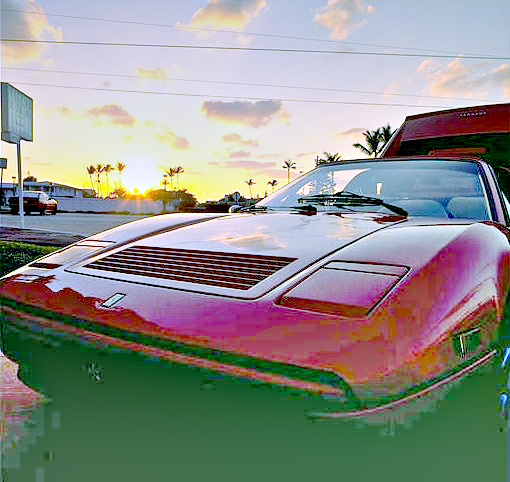
#> input picture Retinex/imgs/auto-retinex.png, 510 x 482 px, given as the content of the folder data, which was not available
$ python run.py
#> lines starting #> are read from the running program, lines starting #| are printed output that depends on the picture; pictures that were not available may be replaced by others from this repository, and a replacement may not be noted
#> (reads Retinex/config.json from the repository)
#> further down, img is the input picture: shape (482, 510, 3); mean B, G, R 138.1, 143.1, 141.2
### Retinex/retinex.py
import numpy as np
import cv2
from numba import jit


#@jit(nopython=True, parallel=True)
def singleScaleRetinex(img, sigma):
    retinex = np.log10(img) - np.log10(cv2.GaussianBlur(img, (0, 0), sigma))
    return retinex


# @jit(nopython=True, parallel=True)
def multiScaleRetinex(img, sigma_list):

    retinex = np.zeros_like(img)
    for sigma in sigma_list:
        retinex += singleScaleRetinex(img, sigma)

    retinex = retinex / len(sigma_list)
    return retinex


def colorRestoration(img, alpha, beta):
#> called with alpha = 125, beta = 46
    img_sum = np.sum(img, axis=2, keepdims=True)
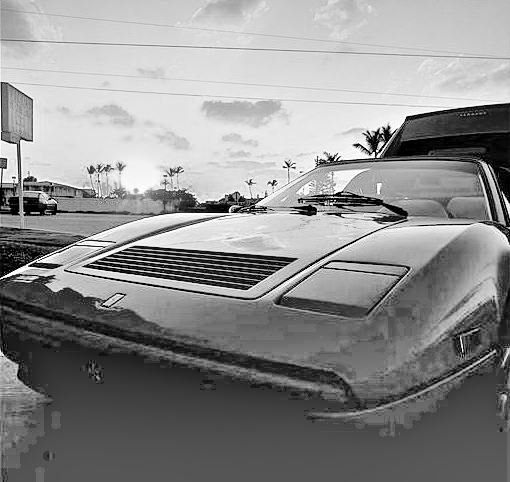
#> img_sum: shape (482, 510, 1) float64; min 3, max 768, mean 425.4; drawn with min black and max white
    color_restoration = beta * (np.log10(alpha * img) - np.log10(img_sum))
    return color_restoration


#@jit(nopython=True)
def simplestColorBalance(img, low_clip, high_clip):

    total = img.shape[0] * img.shape[1]
    for i in range(img.shape[2]):
        unique, counts = np.unique(img[:, :, i], return_counts=True)
        current = 0
        for u, c in zip(unique, counts):
            if float(current) / total < low_clip:
                low_val = u
            if float(current) / total < high_clip:
                high_val = u
            current += c

        img[:, :, i] = np.maximum(np.minimum(img[:, :, i], high_val), low_val)
    return img


def MSRCR(img, sigma_list, G, b, alpha, beta, low_clip, high_clip):

    img = np.float64(img) + 1.0

    img_retinex = multiScaleRetinex(img, sigma_list)
    img_color = colorRestoration(img, alpha, beta)
    img_msrcr = G * (img_retinex * img_color + b)

    for i in range(img_msrcr.shape[2]):
        img_msrcr[:, :, i] = (img_msrcr[:, :, i] - np.min(img_msrcr[:, :, i])) / \
                             (np.max(img_msrcr[:, :, i]) - np.min(img_msrcr[:, :, i])) * \
                             255
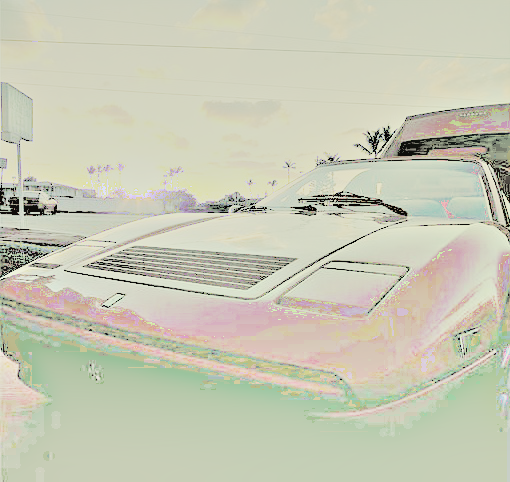
#> img_msrcr: shape (482, 510, 3) float64; mean of channels 0, 1, 2 182.1, 202, 200.8; drawn as B, G, R

    img_msrcr = np.uint8(np.minimum(np.maximum(img_msrcr, 0), 255))
    img_msrcr = simplestColorBalance(img_msrcr, low_clip, high_clip)
    return img_msrcr


def automatedMSRCR(img, sigma_list):

    img = np.float64(img) + 1.0
    img_retinex = multiScaleRetinex(img, sigma_list)

    for i in range(img_retinex.shape[2]):
        unique, count = np.unique(np.int32(img_retinex[:, :, i] * 100), return_counts=True)
        for u, c in zip(unique, count):
            if u == 0:
                zero_count = c
                break

        low_val = unique[0] / 100.0
        high_val = unique[-1] / 100.0
        for u, c in zip(unique, count):
            if u < 0 and c < zero_count * 0.1:
                low_val = u / 100.0
            if u > 0 and c < zero_count * 0.1:
                high_val = u / 100.0
                break

        img_retinex[:, :, i] = np.maximum(np.minimum(img_retinex[:, :, i], high_val), low_val)

        img_retinex[:, :, i] = (img_retinex[:, :, i] - np.min(img_retinex[:, :, i])) / \
                               (np.max(img_retinex[:, :, i]) - np.min(img_retinex[:, :, i])) \
                               * 255
#> this loop made 3 passes
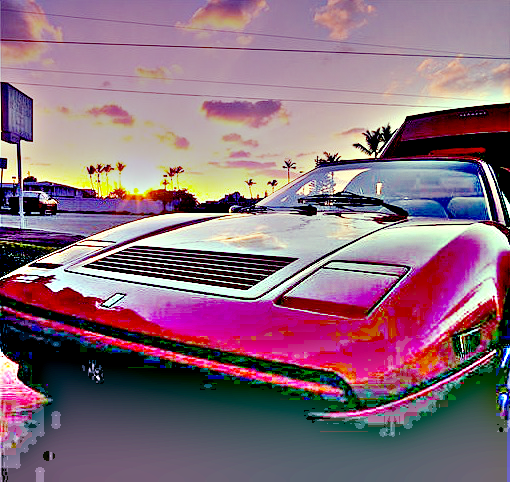
#> img_retinex: shape (482, 510, 3) float64; mean of channels 0, 1, 2 123.8, 108.2, 137.8; drawn as B, G, R

    img_retinex = np.uint8(img_retinex)
    return img_retinex


#@jit(parallel=True)
def MSRCP(img, sigma_list, low_clip, high_clip):

#> called with low_clip = 0.01, high_clip = 0.99
    img = np.float64(img) + 1.0

    intensity = np.sum(img, axis=2) / img.shape[2]

    retinex = multiScaleRetinex(intensity, sigma_list)
#> the loop in multiScaleRetinex (call 3), `for sigma in sigma_list:` made 3 passes
#> pass 1, in singleScaleRetinex (call 7), `retinex = np.log10(img) - np.log10(cv2.GaussianBlur(img, (0, 0), sigma))`:
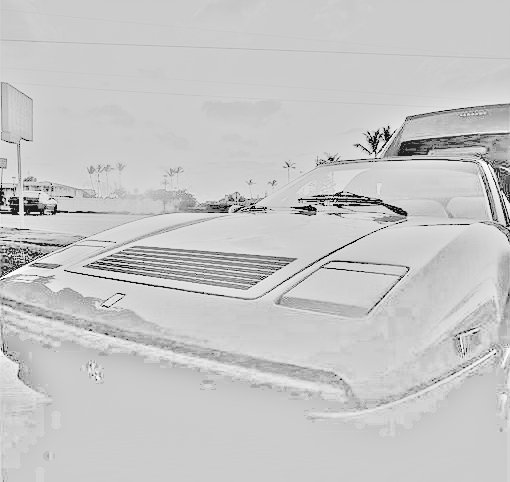
#> retinex: shape (482, 510) float64; min -2.33, max 0.574, mean -0.0593; drawn with min black and max white

    intensity = np.expand_dims(intensity, 2)
    retinex = np.expand_dims(retinex, 2)

    intensity1 = simplestColorBalance(retinex, low_clip, high_clip)
#> call 2 of simplestColorBalance, with low_clip = 0.01, high_clip = 0.99
#> after the loop in simplestColorBalance (call 2), `for i in range(img.shape[2]):`:
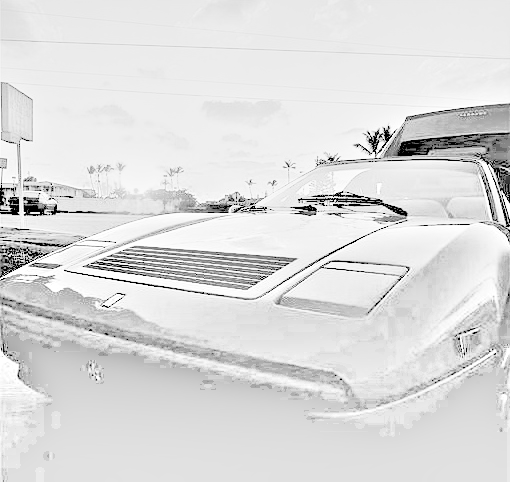
#> img: shape (482, 510, 1) float64; min -2.05, max 0.225, mean -0.0783; drawn with min black and max white

    intensity1 = (intensity1 - np.min(intensity1)) / \
                 (np.max(intensity1) - np.min(intensity1)) * \
                 255.0 + 1.0

    img_msrcp = np.zeros_like(img)

    for y in range(img_msrcp.shape[0]):
        for x in range(img_msrcp.shape[1]):
            B = np.max(img[y, x])
            A = np.minimum(256.0 / B, intensity1[y, x, 0] / intensity[y, x, 0])
            img_msrcp[y, x, 0] = A * img[y, x, 0]
            img_msrcp[y, x, 1] = A * img[y, x, 1]
            img_msrcp[y, x, 2] = A * img[y, x, 2]
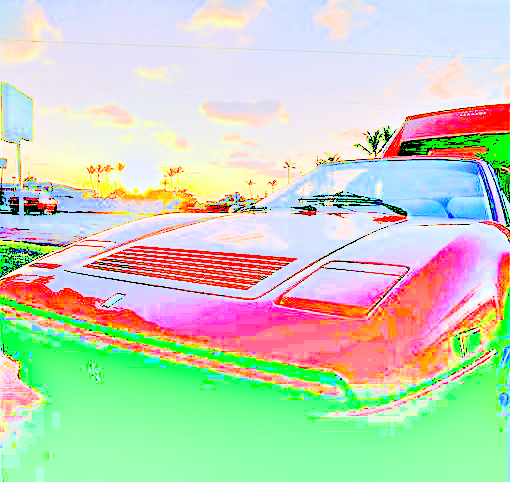
#> img_msrcp: shape (482, 510, 3) float64; mean of channels 0, 1, 2 188.6, 210.9, 198.7; drawn with min black and max white

    img_msrcp = np.uint8(img_msrcp - 1.0)
    return img_msrcp

### Retinex/run.py
import sys
import os

import cv2
import json
import numpy as np
import retinex

data_path = 'data'
img_list = os.listdir(data_path)
if len(img_list) == 0:
    print('Data directory is empty.')
    exit()

with open('config.json', 'r') as f:
    config = json.load(f)

for img_name in img_list:
    if img_name == '.gitkeep':
        continue

    img = cv2.imread(os.path.join(data_path, img_name))

    img_msrcr = retinex.MSRCR(
        img,
        config['sigma_list'],
        config['G'],
        config['b'],
        config['alpha'],
        config['beta'],
        config['low_clip'],
        config['high_clip']
    )

    img_amsrcr = retinex.automatedMSRCR(
        img,
        config['sigma_list']
    )

    img_msrcp = retinex.MSRCP(
        img,
        config['sigma_list'],
        config['low_clip'],
        config['high_clip']
    )

    shape = img.shape
#> shape = (482, 510, 3)
    cv2.imshow('Image', img)
    cv2.imshow('retinex', img_msrcr)
    cv2.imshow('Automated retinex', img_amsrcr)
    cv2.imshow('MSRCP', img_msrcp)

    img_combined = np.hstack((img_msrcr, img_amsrcr, img_msrcp))
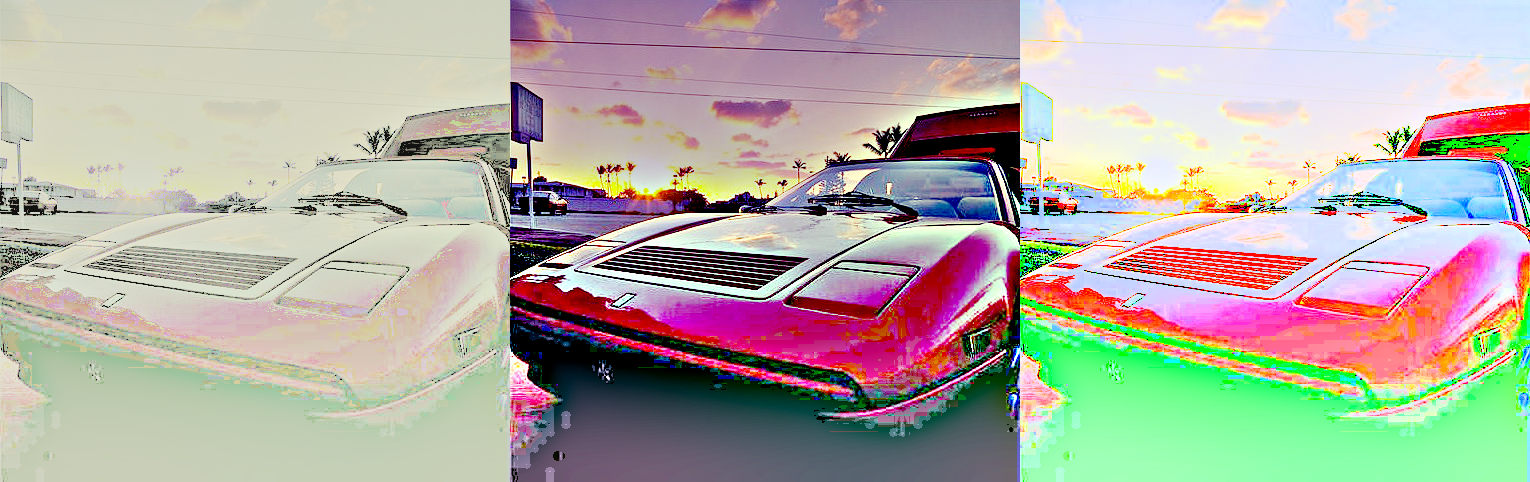
#> img_combined: shape (482, 1530, 3); mean of channels 0, 1, 2 164, 173, 178.3; drawn as B, G, R
    cv2.imwrite("three-in-one.png", img_combined)
    cv2.waitKey()
